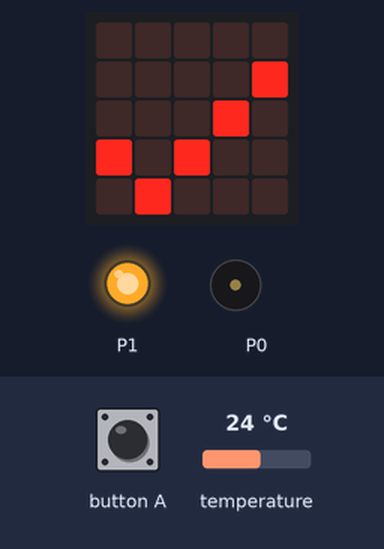
Bench run of a program on a simulated BBC micro:bit (MakeCode). On the bench: the board's 5×5 LED display, output pins drawn as LEDs (lit = HIGH), buzzer (waves = sounding). The test bench sets the inputs (shaded band); at power-on: temperature 24 °C. The 48×5 strip is a reading aid, not a part: it shows the text the display is scrolling, unrolled, one strip-width of it at a time.

Above: at 4.5 s.
4.6 s: temperature set to 26.6 °C
6.1 s: temperature set to 27.4 °C
At 6.5 s:
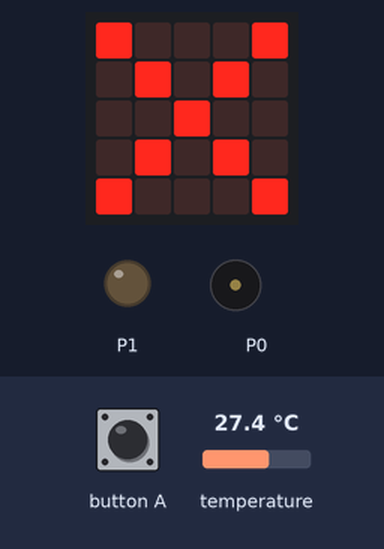
9.1 s: button A pressed for 0.15 s
At 9.67 s:
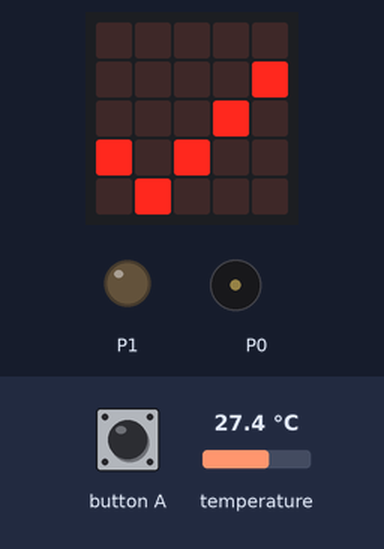
9.8 s: button A pressed for 0.15 s
At 10.3 s:
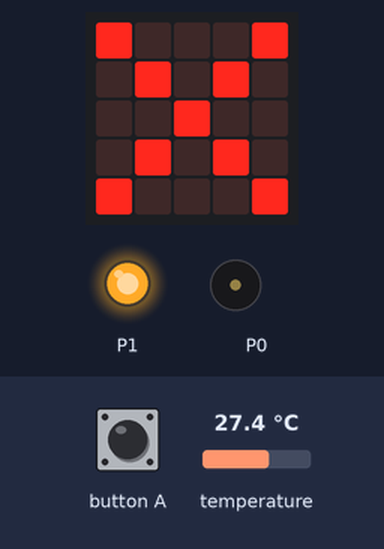
10.5 s: button A pressed for 0.15 s
13.7 s: temperature set to 12 °C
At 15.2 s:
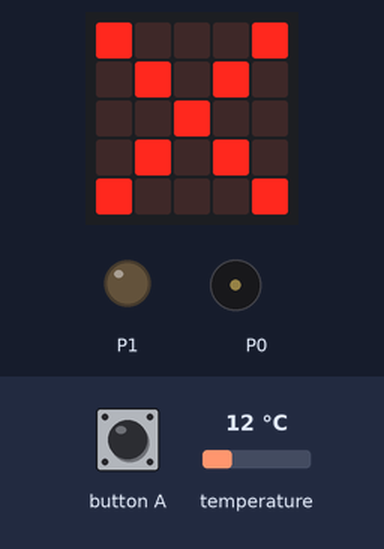
Timing chart, 0 to 16.3 s (numbered marks = the images above; inputs shaded):
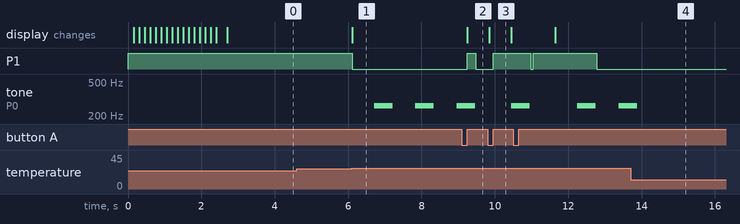

The program:

main.ts
```typescript
input.onButtonPressed(Button.A, function () {
    pins.digitalWritePin(DigitalPin.P1, 1)
    basic.showIcon(IconNames.Yes)
})
let Seuil = input.temperature() + 2
pins.digitalWritePin(DigitalPin.P1, 1)
basic.showNumber(Seuil)
basic.showIcon(IconNames.Yes)
basic.forever(function () {
    if (input.temperature() > Seuil) {
        pins.digitalWritePin(DigitalPin.P1, 0)
        basic.showIcon(IconNames.No)
        music.play(music.tonePlayable(262, music.beat(BeatFraction.Whole)), music.PlaybackMode.UntilDone)
    }
})
```

test.ts
```typescript
// les tests vont ici ; cela ne sera pas compilé si ce paquet est utilisé en tant qu'extension.
```

Measured:
- the behaviour switches between 26.9 and 27 °C on temperature (found by bisection; images 0 and 1)
- after the input at 4.6 s, every drawn part: stays the same
- after the input at 6.1 s, P1: HIGH → LOW at once; tone on P0: alternates 262 Hz for 0.50 s and silent for 0.63 s, starting after 0.61 s; the display: changes at once (image 1)
- after the input at 9.1 s, P1: LOW → HIGH after 0.15 s, → LOW 0.24 s later; the display: changes after 0.15 s (image 2)
- after the input at 9.8 s, P1: LOW → HIGH after 0.15 s
- after the input at 13.7 s, tone on P0: goes on until 13.9 s, then stays silent
